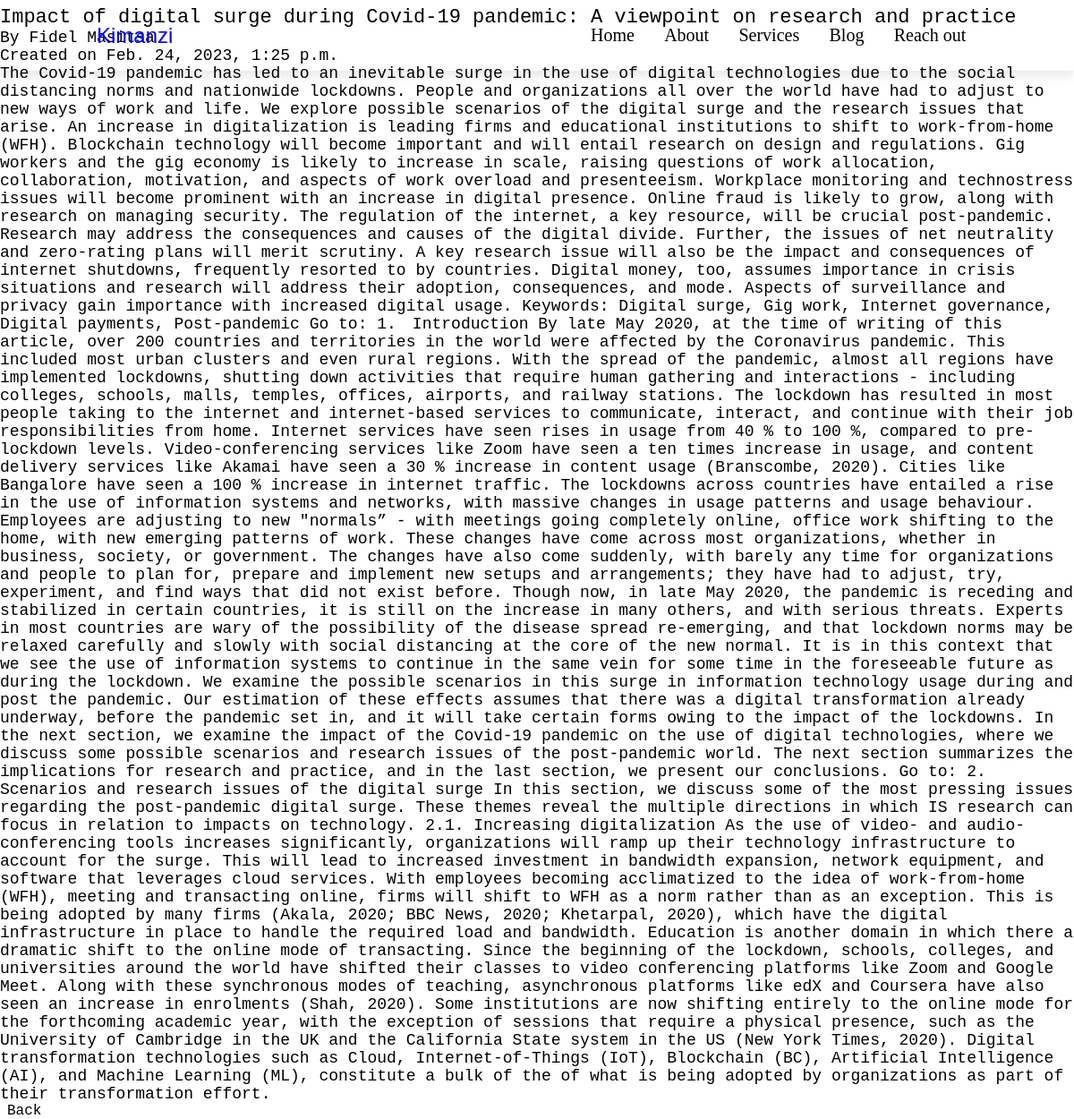
Screenshot of /post/3 with the database file from the repository.
### myapp/models.py (models this page shows)
class Post(models.Model):
    title=models.CharField(max_length=100)
    body=models.CharField(max_length=1000000)
    Author=models.CharField(max_length=100)
    created_at = models.DateTimeField(default=datetime.now,blank=True)

### myapp/views.py (the view)
# urls.py: path("post/<str:pk>",views.post,name="post"),
def post(request,pk):
    posts=Post.objects.get(id=pk)
    return render (request,"posts.html",{"posts":posts})

### myapp/templates/posts.html (shortened to what this page needs)
{% load static %}
<!DOCTYPE html>
<html lang="en">
<head>
    <link rel="stylesheet" href="https://cdnjs.cloudflare.com/ajax/libs/font-awesome/6.3.0/css/all.min.css">
    <link rel="stylesheet" href="{% static 'myapp/style.css'%}">
</head>
<body>
    <header>
    <a href="#" class="logo">Kimanzi</a>
    <nav class="navbar">
        <a href="#home">Home</a>
        <a href="#services">About</a>
        <a href="#services">Services</a>
        <a href="#services">Blog</a>
        <a href="#products">Reach out</a>
    </nav>
</header>
        <section class="art" id="blog">
          <div class="ark">
          </div>
            <div class="blog">
              <h2>{{posts.title}}</h2>
              <h4>By {{posts.Author}}</h4>
              <h4>Created on {{posts.created_at}}</h4>
              <p>{{posts.body}}</p>
              <a  class="read"  href="{% url 'index' %}">Back</a>
            </div>
        </section>
</body>
</html>

### myapp/static/myapp/style.css (style rules this page uses)
:root { --black:black; --red:red; }
* { font-family:'Courier New', Courier, monospace; margin:0;padding:0; box-sizing:border-box; outline:none; border:none; text-decoration:none ; transition:all .2s linear; }
html { font-size:62.5%; overflow-x:hidden; scroll-padding-top:6rem; scroll-behavior: smooth; }
header { position:absolute; top:0; left:0; right:0; z-index:1000; padding:2rem 9%; display:flex; align-items:center; justify-content: space-between; box-shadow: 0 .5rem 1rem rgba(0,0,0,.1 ); }
header .logo { font-size:24px; color:blue; font-family: 'Gill Sans', 'Gill Sans MT', Calibri, 'Trebuchet MS', sans-serif; }
header .navbar a { font-size:20px; color:black; margin:0 1rem; font-family: 'Times New Roman', Times, serif; }
.art { padding:0; position:relative; }
.blog { height: auto; }
.ark { align-items: center; padding-top: 7px; font-size: 22px; font-weight:300; font-family: 'Courier New', Courier, monospace; }
.blog h2 { font-size: 22px; font-weight: 200; color:black; align-items: center; }
.read { color:black; text-decoration: none; padding-left: 8px; font-size: 16px; }
.blog h4 { font-size:18px; font-weight:200; }
.blog p { font-size:18px; font-weight:400; }
@media (max-width:1200px) { html { font-size:80%; } }

### rows the page displays
Post: title "Impact of digital surge during Covid-19 pandemic: A viewpoint on research and practice", Author "Fidel Masitsa", created_at "Feb. 24, 2023, 1:25 p.m.", body "The Covid-19 pandemic has led to an inevitable surge in the use of digital technologies due to the social distancing norms and nationwide lockdowns. People and organizations all over the world have had to adjust to new ways of work and life. We explore possible scenarios of the digital surge and the research issues that arise. An increase in digitalization is leading firms and educational institutions to shift to work-from-home (WFH). Blockchain technology will become important and will entail research on design and regulations. Gig workers and the gig economy is likely to increase in scale, raising questions of work allocation, collaboration, motivation, and aspects of work overload and…"
